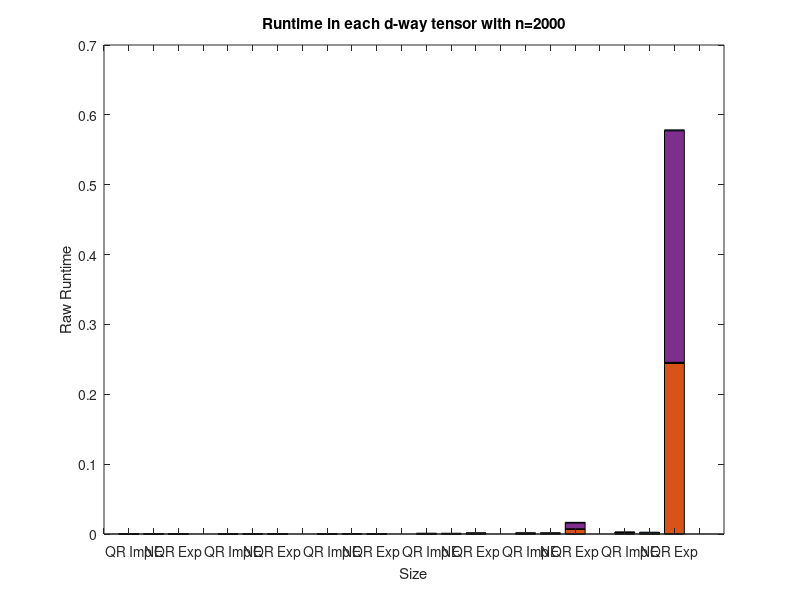

The MATLAB script that drew this image: (Note: this script raises an error after producing the figure.)
clear
load('per_data.mat', 'per_data')
sum_mat = zeros(1,24);

% for i = 1:24
%     sum_mat(i) = sum(per_data.res(i,:));
% end
% 
% sum_mat(1:3) = sum_mat(1:3)/ sum_mat(1);
% sum_mat(5:7) = sum_mat(5:7)/ sum_mat(5);
% sum_mat(9:11) = sum_mat(9:11)/ sum_mat(9);
% sum_mat(13:15) = sum_mat(13:15)/ sum_mat(13);
% sum_mat(17:19) = sum_mat(17:19)/ sum_mat(17);
% sum_mat(21:23) = sum_mat(21:23)/ sum_mat(21);
% 
% sum_mat'
% %normalize and take log
% log_sum_mat = log(sum_mat +1);
% log_sum_mat'
% speed_mat = zeros(1,24);
% 
% 
% speed_mat(1:3) = log_sum_mat(1:3)/ log_sum_mat(1);
% speed_mat(5:7) = log_sum_mat(5:7)/ log_sum_mat(5);
% speed_mat(9:11) = log_sum_mat(9:11)/ log_sum_mat(9);
% speed_mat(13:15) = log_sum_mat(13:15)/ log_sum_mat(13);
% speed_mat(17:19) = log_sum_mat(17:19)/ log_sum_mat(17);
% speed_mat(21:23) = log_sum_mat(21:23)/ log_sum_mat(21);
%%
% remove the last bar column to see max d = 7
figure,
a = gca;
bar([per_data.res(1:4,:); per_data.res(5:8,:); per_data.res(9:12,:); per_data.res(13:16,:); per_data.res(17:20,:);per_data.res(21:24,:)],'stacked');
%bar(log_sum_mat)
title('Runtime in each d-way tensor with n=2000')
ylabel('Raw Runtime')

xlabel('Size')
xticks([0:24]);
xticklabels({'','QR Imp','NE','QR Exp','','QR Imp','NE','QR Exp','','QR Imp','NE','QR Exp','','QR Imp','NE','QR Exp','','QR Imp','NE','QR Exp','','QR Imp','NE','QR Exp'});
a.XRuler.TickLabelGapOffset = 15;   
a.YRuler.TickLabelGapOffset = 15;
%text(1:length(log_sum_mat),log_sum_mat,num2str(speed_mat'),'vert','bottom','horiz','center')

v = -0.1;
text(1.5,v,'d=3','fontsize',10)
text(5.5,v,'d=4','fontsize',10)
text(9.5,v,'d=5','fontsize',10)
text(13.5,v,'d=6','fontsize',10)
text(17.5,v,'d=7','fontsize',10)
text(21.5,v,'d=8','fontsize',10)

legend('Gram/QR','QR on R','Qtb','apply QR on R','Atb','Back','fontsize',16);
%%



for i = 1:24
    sum_mat(i) = sum(per_data.res(i,:));
end



x = [3,4,5,6,7,8];
y1 = zeros(1,6);
y2 = zeros(1,6);
y3 = zeros(1,6);
yy1 = 1;
for i = 1:6
    y1(yy1) = sum_mat(4*(i-1)+1);
    y2(yy1) = sum_mat(4*(i-1)+2);
    y3(yy1) = sum_mat(4*(i-1)+3);
    
    yy1 = yy1+ 1;
end

figure,
ax = gca;

semilogy(x,y1,x,y2,x,y3)
title("Raw Runtime line plot varying d and keeping n = 2000")

ylabel("Total time")
xlabel("d-way")
set(gca, 'XTick', 3:8)
legend("QR Imp", "NE","QR Exp");
